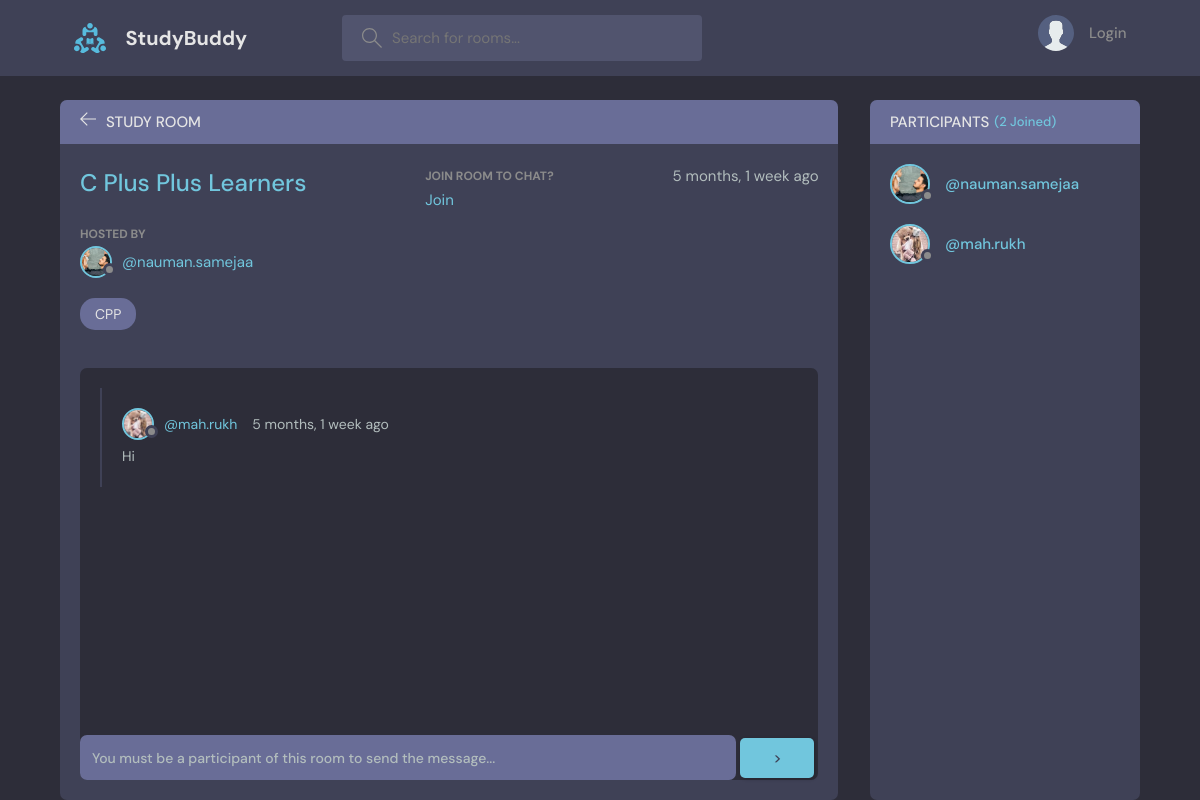
Page /room/2/ on the committed database.
### base/models.py (models this page shows, shortened)
class Room(models.Model):
    topic = models.ForeignKey(Topic, on_delete=models.SET_NULL, null=True)
    host = models.ForeignKey(User, on_delete=models.SET_NULL, null=True)
    name = models.CharField(max_length=200)
    participants = models.ManyToManyField(User, related_name="participants")
    description = models.TextField(null=True, blank=True)
    updated = models.DateTimeField(auto_now=True)
    created = models.DateTimeField(auto_now_add=True)
    class Meta:
        ordering = ["-created"]

class User(AbstractUser):
    username = models.CharField(max_length=200, null=True, unique=True)
    email = models.EmailField(unique=True, null=True)
    bio = models.TextField(null=True, blank=True)
    avatar = models.ImageField(null=True, default="avatar.svg")
    USERNAME_FIELD = 'email'
    REQUIRED_FIELDS = []
    objects = CustomUserManager()

class Topic(models.Model):
    name = models.TextField(max_length=200)
    def __str__(self):
        return self.name

class Message(models.Model):
    user = models.ForeignKey(User, on_delete=models.CASCADE)
    room = models.ForeignKey(Room, on_delete=models.CASCADE)
    body = models.TextField()
    updated = models.DateTimeField(auto_now=True)
    created = models.DateTimeField(auto_now_add=True)

### base/views.py (the view, shortened to what this page needs)
# urls.py: path("room/<str:pk>/", views.room_page, name="room"),
def room_page(request, pk):
    room = Room.objects.get(id=pk)
    room_messages = room.message_set.all()
    participants = room.participants.all()
    return render(request,"base/room.html", {"room": room, "room_messages":room_messages, "participants":participants})

### base/templates/base/room.html (shortened to what this page needs)
{% extends 'main.html' %}
{% block content %}
<main class="profile-page layout layout--2">
  <div class="container">
    <div class="room">
      <div class="room__top">
        <div class="room__topLeft">
          <a href="{% url 'home' %}">
            <svg version="1.1" xmlns="http://www.w3.org/2000/svg" width="32" height="32" viewBox="0 0 32 32">
              <title>arrow-left</title>
              <path
                d="M13.723 2.286l-13.723 13.714 13.719 13.714 1.616-1.611-10.96-10.96h27.625v-2.286h-27.625l10.965-10.965-1.616-1.607z">
              </path>
            </svg>
          </a>
          <h3>Study Room</h3>
        </div>
      </div>
      <div class="room__box scroll">
        <div class="room__header scroll">
          <div class="room__info">
            <h3>{{room.name}}</h3>
            <div class="room__hosted">
              <p>join room to chat?</p>
              <a href="{% url 'add-participant' room.id request.user.id%}" class="room__author">
                Join
              </a>
            </div>
            <span>{{room.created|timesince}} ago</span>
          </div>
          <div class="room__hosted">
            <p>Hosted By</p>
            <a href="{% url 'user-profile' room.host.id %}" class="room__author">
              <div class="avatar avatar--small">
                <img src="{{room.host.avatar.url}}" />
              </div>
              <span>@{{room.host.username}}</span>
            </a>
          </div>
          <span class="room__topics">{{room.topic}}</span>
        </div>
        <div class="room__conversation">
          <div class="threads scroll">
            {% for message in room_messages %}
            <div class="thread">
              <div class="thread__top">
                <div class="thread__author">
                  <a href="{% url 'user-profile' message.user.id %}" class="thread__authorInfo">
                    <div class="avatar avatar--small">
                      <img src="{{message.user.avatar.url}}" />
                    </div>
                    <span>@{{message.user.username}}</span>
                  </a>
                  <span class="thread__date">{{message.created|timesince}} ago</span>
                </div>
              </div>
              <div class="thread__details">
                {{message.body}}
              </div>
            </div>
            {% endfor %}
          </div>
        </div>
      </div>
      <div class="room__message">
        <form action="" method="POST">
          {% if request.user in room.participants.all %}
          <input  style="display: inline-block; width:89%;" name="body" placeholder="Write your message here..." />
          {% else %}
          <input  style="display: inline-block; width:89%;" name="body" placeholder="You must be a participant of this room to send the message..." disabled/>
          {% endif %}
          <button style="display: inline-block; width: 10%;" class="btn btn--main" type="submit">></button>
        </form>
      </div>
    </div>
    <div class="participants">
      <h3 class="participants__top">Participants <span>({{participants.count}} Joined)</span></h3>
      <div class="participants__list scroll">
        {% for user in participants %}
        <a href="{%  url 'user-profile' user.id %}" class="participant">
          <div class="avatar avatar--medium">
            <img src="{{user.avatar.url}}" />
          </div>
          <p>
            <span>@{{user.username}}</span>
          </p>
        </a>
        {% endfor %}
      </div>
    </div>
  </div>
</main>
{% endblock content %}

### rows in the picture
Room: name "C Plus Plus Learners", created "5 months, 1 week", host.avatar (picture), host.username "nauman.samejaa", topic "CPP"
Message: user.avatar (picture), user.username "mah.rukh", created "5 months, 1 week", body "Hi"
User: avatar (picture), username "nauman.samejaa"
User: avatar (picture), username "mah.rukh"

### other values in the picture
{{ participants.count }} "2"
